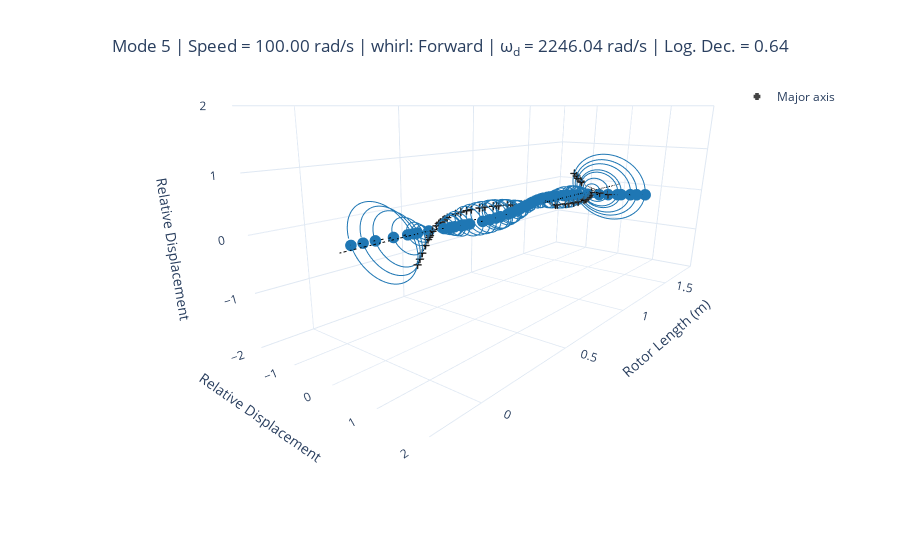

This figure's notebook cell:
### Markdown cell above
#### Plotting 3D view

Use the command `.plot_mode_3d(mode)`.

### Code cell
mode = 5
modal.plot_mode_3d(mode)
